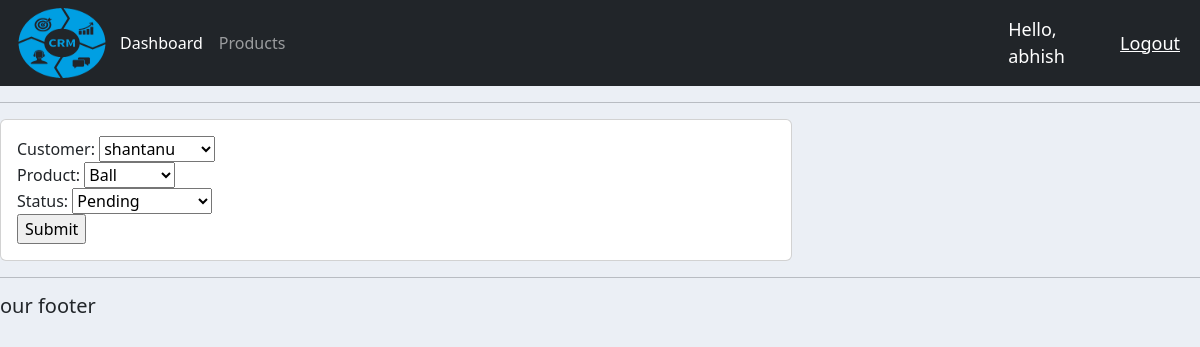
Screenshot of /update_order/13/ (signed in) with the database file from the repository.
### accounts/models.py (models this page shows)
class Order(models.Model):
    STATUS  = (
            ('Pending', 'Pending'),
            ('Out for delivery', 'Out for delivery'),
            ('Delivered', 'Delivered'),
    )
    customer =  models.ForeignKey(Customer, null=True, on_delete=models.SET_NULL)
    product = models.ForeignKey(Product, null=True, on_delete=models.SET_NULL)
    date_created = models.DateTimeField(auto_now_add=True, null=True)
    status = models.CharField(max_length=200, null=True, choices=STATUS)
    def __str__(self):
        return self.product.name

### accounts/decorators.py (the view)
        def wrapper_func(request, *args, **kwargs):
            group = None
            if request.user.groups.exists():
                group = request.user.groups.all()[0].name
            if group in allowed_roles:
                return view_func(request, *args, **kwargs)
            else:
                return HttpResponse('You are not authorized to view this page')

### accounts/forms.py
class OrderForm(ModelForm):
    class Meta:
        model = Order
        fields = '__all__' #Taking all the fields of that model
        exclude=['Customer']

### accounts/models.py (called while the page is built)
    def __str__(self):
        return self.name

    def __str__(self):
        return self.name

### accounts/views.py (called while the page is built)
@login_required(login_url='login')
@allowed_users(allowed_roles=['admin'])
def updateOrder(request, pk):
    order = Order.objects.get(id=pk)
    form = OrderForm(instance=order)
    print('ORDER:', order)
    if request.method == 'POST':
        form = OrderForm(request.POST, instance=order)
        if form.is_valid():
            form.save()
            return redirect('/')
    context = {'form':form}
    return render(request,'accounts/order_form.html', context)

### accounts/templates/accounts/order_form.html (shortened to what this page needs)
{%  extends 'accounts/main.html' %}
{% load static %}
{% block content %}
<div class="row">
    <div class="col-md-8">
        <div class="card card-body">
            <form action="" method="POST">
                {{form}}
                <input type="submit" name="Submit">
            </form>
        </div>
    </div>
</div>
{% endblock %}

### accounts/templates/accounts/navbar.html (shortened to what this page needs)
{% load static %}
<nav class="navbar navbar-expand-lg navbar-dark bg-dark">
    <div class="container-fluid">
      <img src="{% static 'images/logotransparent2.png' %}"
      width="100"
      height="70">
      <div class="collapse navbar-collapse" id="navbarNav">
        <ul class="navbar-nav">
          {% if request.user.is_staff %}
          <li class="nav-item">
            <a class="nav-link active" aria-current="page" href="{%url 'home' %}">Dashboard</a>
          </li>
          <li class="nav-item">
            <a class="nav-link" href="{%url 'products' %}">Products</a>
          </li>
          {% else %}
          <li class="nav-item">
            <a class ="nav-link" href="{% url 'account' %}">Settings</a>
          </li>
          {% endif %}
        </ul>
      </div>
    </div>
<span class="hello-msg" >Hello, {{request.user}}</span>
<span> <a class="hello-msg" href = "{% url 'logout' %}">Logout</a>
 </span>
</nav>

### static/css/main.css (style rules this page uses)
body { background-color: #ebeff5; }

### accounts/templates/accounts/navbar.html (style rules this page uses)
.hello-msg { font-size: 18px; color: #fff; margin-right: 20px; }

### rows the page displays
Order: customer "shantanu", product "Ball", status "Pending"

### other values shown
{{ request.user }} "abhish"
